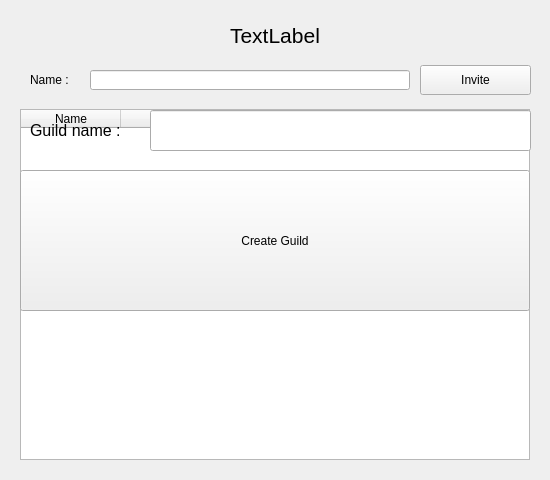
<?xml version="1.0" encoding="UTF-8"?>
<ui version="4.0">
 <class>guildview</class>
 <widget class="QWidget" name="guildview">
  <property name="geometry">
   <rect>
    <x>0</x>
    <y>0</y>
    <width>550</width>
    <height>480</height>
   </rect>
  </property>
  <property name="windowTitle">
   <string>Form</string>
  </property>
  <widget class="QLabel" name="l_name">
   <property name="geometry">
    <rect>
     <x>20</x>
     <y>10</y>
     <width>510</width>
     <height>50</height>
    </rect>
   </property>
   <property name="font">
    <font>
     <pointsize>16</pointsize>
    </font>
   </property>
   <property name="text">
    <string>TextLabel</string>
   </property>
   <property name="alignment">
    <set>Qt::AlignCenter</set>
   </property>
  </widget>
  <widget class="QTableWidget" name="tw_members">
   <property name="geometry">
    <rect>
     <x>20</x>
     <y>109</y>
     <width>510</width>
     <height>351</height>
    </rect>
   </property>
   <property name="editTriggers">
    <set>QAbstractItemView::NoEditTriggers</set>
   </property>
   <property name="selectionMode">
    <enum>QAbstractItemView::NoSelection</enum>
   </property>
   <property name="selectionBehavior">
    <enum>QAbstractItemView::SelectRows</enum>
   </property>
   <attribute name="verticalHeaderVisible">
    <bool>false</bool>
   </attribute>
   <column>
    <property name="text">
     <string>Name</string>
    </property>
   </column>
   <column>
    <property name="text">
     <string>Faction</string>
    </property>
   </column>
   <column>
    <property name="text">
     <string>Level</string>
    </property>
   </column>
  </widget>
  <widget class="QPushButton" name="b_create">
   <property name="geometry">
    <rect>
     <x>20</x>
     <y>170</y>
     <width>510</width>
     <height>141</height>
    </rect>
   </property>
   <property name="text">
    <string>Create Guild</string>
   </property>
  </widget>
  <widget class="QLineEdit" name="le_gname">
   <property name="geometry">
    <rect>
     <x>150</x>
     <y>110</y>
     <width>381</width>
     <height>41</height>
    </rect>
   </property>
   <property name="font">
    <font>
     <pointsize>12</pointsize>
    </font>
   </property>
  </widget>
  <widget class="QLabel" name="l_gname">
   <property name="geometry">
    <rect>
     <x>30</x>
     <y>110</y>
     <width>111</width>
     <height>41</height>
    </rect>
   </property>
   <property name="font">
    <font>
     <pointsize>12</pointsize>
    </font>
   </property>
   <property name="text">
    <string>Guild name :</string>
   </property>
  </widget>
  <widget class="QLabel" name="l_invite">
   <property name="geometry">
    <rect>
     <x>30</x>
     <y>70</y>
     <width>61</width>
     <height>20</height>
    </rect>
   </property>
   <property name="text">
    <string>Name :</string>
   </property>
  </widget>
  <widget class="QPushButton" name="b_invite">
   <property name="geometry">
    <rect>
     <x>420</x>
     <y>65</y>
     <width>111</width>
     <height>30</height>
    </rect>
   </property>
   <property name="text">
    <string>Invite</string>
   </property>
  </widget>
  <widget class="QLineEdit" name="le_invite">
   <property name="geometry">
    <rect>
     <x>90</x>
     <y>70</y>
     <width>320</width>
     <height>20</height>
    </rect>
   </property>
  </widget>
 </widget>
 <resources/>
 <connections/>
</ui>
